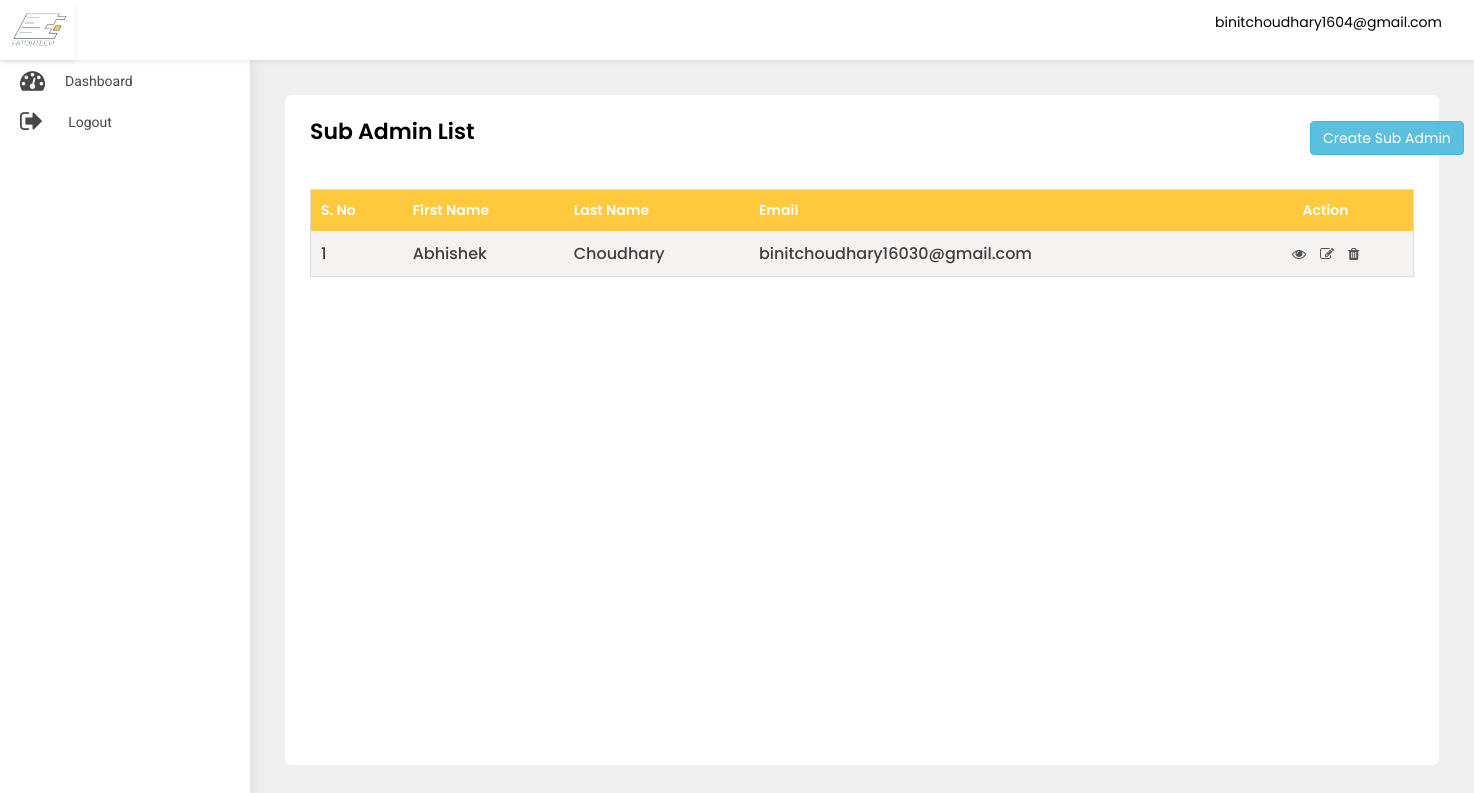
Page /adminpanel/sub-admin-list/ (signed in) on the earlier database version.
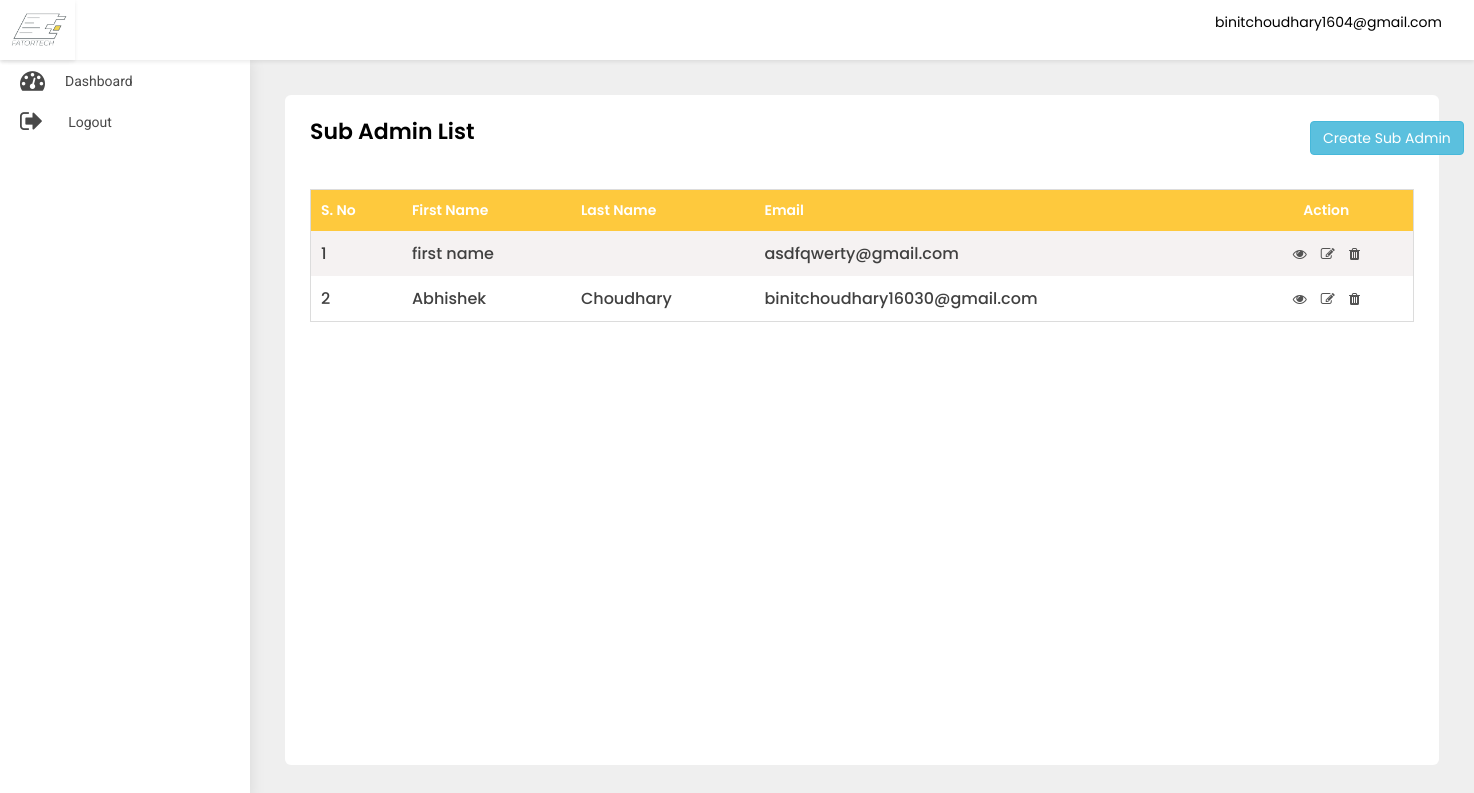
Same page on the later database version.
### src/models.py (models this page shows)
class User(AbstractBaseUser, PermissionsMixin):
    first_name = models.CharField(default='first name', max_length=100)
    last_name = models.CharField(default='', max_length=100, null=True, blank=True)
    email = models.CharField(default='', max_length=255, unique=True)
    country_code = models.CharField(default='+91', max_length=10)
    phone_number = models.CharField(default='', max_length=18)
    profile_pic = models.ImageField(default='default_profile.png', null=True, blank=True)
    device_token = models.CharField(default='', max_length=500, null=True, blank=True)
    password = models.CharField(default='', max_length=100)
    confirm_password = models.CharField(default='', max_length=100)
    is_merchant = models.BooleanField(default=False)
    is_subadmin = models.BooleanField(default=False)
    created_at = models.DateTimeField(auto_now_add=True)
    is_active = models.BooleanField(default=True)
    is_staff = models.BooleanField(default=False)
    can_manage_merchant = models.BooleanField(default=False)
    can_manage_category = models.BooleanField(default=False)
    can_manage_branch = models.BooleanField(default=False)
    can_manage_receipts = models.BooleanField(default=False)
    can_manage_dashboard = models.BooleanField(default=False)
    objects = UserManager()
    USERNAME_FIELD = 'email'
    class Meta:
        ordering = ('-created_at',)

### adminpanel/views.py (the view)
# urls.py: path('sub-admin-list/', SubAdminList.as_view(), name='sub-admin-list'),
class SubAdminList(LoginRequiredMixin, ListView):
    login_url = 'adminpanel:login'
    model = User
    template_name = 'sub-admin-list.html'
    def get(self, request, *args, **kwargs):
        user = User.objects.filter(is_subadmin=True)
        return render(self.request, 'sub-admin-list.html', {'object_list': user})

### adminpanel/templates/sub-admin-list.html (shortened to what this page needs)
{% extends 'base-ereceipt.html' %}
{% block body %}
<div class="WrapperArea">
    <div class="WrapperBox">
        <div class="Small-Wrapper">
            <h4 class="Title">Sub Admin List</h4>
            <a href="{% url 'adminpanel:add-sub-admin' %}" class="btn btn-info" style="margin-left:1000px;margin-top:-38px;">Create Sub Admin</a>
            <div class="TableList">
                <div class="dragscroll">
                    <table>
                        <thead>
                        <tr>
                            <th>S. No</th>
                            <th>First Name</th>
                            <th>Last Name</th>
                            <th>Email</th>
                            <th>Action</th>
                        </tr>
                        </thead>
                        <tbody>
                        {% for object in object_list %}
                        <tr>
                            <td>{{forloop.counter}}</td>
                            <td>{{object.first_name}}</td>
                            <td>{{object.last_name}}</td>
                            <td>{{object.email}}</td>
                            <td>
                                <a href="{% url 'adminpanel:sub-admin-detail' object.id %}"><i class="fa fa-eye"></i></a>
                                <a href="{% url 'adminpanel:update-sub-admin' object.id %}"><i class="fa fa-edit"></i></a>
                                <a href="{% url 'adminpanel:delete-sub-admin' object.id %}"><i class="fa fa-trash"></i></a>
                            </td>
                        </tr>
                        {% endfor %}
                        </tbody>
                    </table>
                </div>
            </div>
        </div>
    </div>
</div>
{% endblock body %}

### adminpanel/templates/base-ereceipt.html (shortened to what this page needs)
{% load static %}
<head>
    <link rel="stylesheet" type="text/css" href="{% static 'adminpanel/css/select2.min.min.css' %}">
    <link type="text/css" rel="stylesheet" href="{% static 'adminpanel/css/style.css' %}">
    <link rel="stylesheet" href="{% static 'adminpanel/css/media.css' %}">
</head>
<body>
<div class="Header">
    <div class="Logo">
        <img src="{% static 'adminpanel/images/logo.jpg' %}">
    </div>
    <div class="Navigation">
        {% if user.is_authenticated %}
        <div class="Avater">
            <a href="javascript:void(0);">
                {{user}} </a>
        </div>
        {% endif %}
    </div>
</div>
<div class="SidenavBar">
    <ul>
        {% if user.is_superuser %}
        <li class="nav-item nav-link {% if request.resolver_match.view_name  == 'adminpanel:dashboard' %}active{% endif %}">
            <a href="{% url 'adminpanel:dashboard'  %}">
                <span><i class="fa fa-tachometer"></i></span> Dashboard
            </a>
        </li>
        <li class="nav-item nav-link {% if request.resolver_match.view_name  == 'adminpanel:users-list' %}active{% endif %}">
            <a href="{% url 'adminpanel:users-list' %}">
                <span><i class="fa fa-user"></i></span> User Management
            </a>
        </li>
        <li class="nav-item nav-link {% if request.resolver_match.view_name  == 'adminpanel:category' %}active{% endif %}">
            <a href="{% url 'adminpanel:category' %}">
                <span><i class="fa fa-list"></i></span> Add Category
            </a>
        </li>
        <li class="nav-item nav-link {% if request.resolver_match.view_name  == 'adminpanel:category-list' %}active{% endif %}">
            <a href="{% url 'adminpanel:category-list' %}">
                <span><i class="fa fa-list-alt"></i></span>Category List
            </a>
        </li>
        <li class="nav-item nav-link {% if request.resolver_match.view_name  == 'adminpanel:add-merchant' %}active{% endif %}">
            <a href="{% url 'adminpanel:add-merchant' %}">
                <span><i class="fa fa-user-plus"></i></span> Add Merchant
            </a>
        </li>
        <li class="nav-item nav-link {% if request.resolver_match.view_name  == 'adminpanel:add-sub-admin' %}active{% endif %}">
            <a href="{% url 'adminpanel:add-sub-admin' %}">
                <span><i class="fa fa-user-plus"></i></span> Add Sub Admin
            </a>
        </li>
        <li class="nav-item nav-link {% if request.resolver_match.view_name  == 'adminpanel:add-branch' %}active{% endif %}">
            <a href="{% url 'adminpanel:add-branch' %}">
                <span><i class="fa fa-building-o"></i></span> Add Branch
            </a>
        </li>
        <li class="nav-item nav-link {% if request.resolver_match.view_name  == 'adminpanel:branch-list' %}active{% endif %}">
            <a href="{% url 'adminpanel:branch-list' %}">
                <span><i class="fa fa-building"></i></span>Branch Management
            </a>
        </li>
        <li class="nav-item nav-link {% if request.resolver_match.view_name  == 'adminpanel:banner-list' %}active{% endif %}">
            <a href="{% url 'adminpanel:banner-list' %}">
                <span><i class="fa fa-image"></i></span>Banner Management
            </a>
        </li>
        <li class="nav-item nav-link {% if request.resolver_match.view_name  == 'adminpanel:sub-admin-list' %}active{% endif %}">
            <a href="{% url 'adminpanel:sub-admin-list' %}">
                <span><i class="fa fa-users"></i></span>Sub Admin Management
            </a>
        </li>
        <li class="nav-item nav-link {% if request.resolver_match.view_name  == 'adminpanel:merchant-list' %}active{% endif %}">
            <a href="{% url 'adminpanel:merchant-list' %}">
                <span><i class="faImg"><img src="{% static 'adminpanel/images/profession.svg' %}" alt="paid"
                                            class="img-fluid"></i></span>
                <p>Merchant Management</p>
            </a>
        </li>
        <li class="nav-item nav-link {% if request.resolver_match.view_name  == 'adminpanel:receipt-list' %}active{% endif %}">
            <a href="{% url 'adminpanel:receipt-list' %}">
                <span><i class="faImg"><img src="{% static 'adminpanel/images/transaction.svg' %}" alt="paid"
                                            class="img-fluid"></i></span>
                <p>Receipts Management</p>
            </a>
        </li>
        <li class="nav-item nav-link {% if request.resolver_match.view_name  == 'adminpanel:send-notification' %}active{% endif %}">
            <a href="{% url 'adminpanel:send-notification' %}">
                <span><i class="fa fa-bell"></i></span>
                <p>Push Notification</p>
            </a>
        </li>
        <li class="nav-item nav-link {% if request.resolver_match.view_name  == 'adminpanel:static-content' %}active{% endif %}">
            <a href="{% url 'adminpanel:static-content' %}">
                <span><i class="fa fa-font"></i></span>
                <p>Static content Management</p>
            </a>
        </li>
        <li class="nav-item nav-link {% if request.resolver_match.view_name  == 'logout' %}active{% endif %}">
            <a href="{% url 'logout' %}">
                <span><i class="fa fa-sign-out"></i></span>
                <p>Logout</p>
            </a>
        </li>
        {% else %}
        <li class="nav-item nav-link {% if request.resolver_match.view_name  == 'adminpanel:dashboard' %}active{% endif %}">
            <a href="{% url 'adminpanel:dashboard'  %}">
                <span><i class="fa fa-tachometer"></i></span> Dashboard
            </a>
        </li>
        <li class="nav-item nav-link {% if request.resolver_match.view_name  == 'logout' %}active{% endif %}">
            <a href="{% url 'logout' %}">
                <span><i class="fa fa-sign-out"></i></span>
                <p>Logout</p>
            </a>
        </li>
        {% endif %}
    </ul>
</div>
{% block body %}
{% endblock body %}
</body>
</html>

### static/adminpanel/css/style.css (style rules this page uses)
body { margin: 0; padding: 0; font-family: 'Poppins', sans-serif !important; font-size: 13px; color: #3a3a3a; font-weight: 400; }
* { margin: 0px; padding: 0px; }
h1, h2, h3, h4, h5, h6, p { margin: 0; padding: 0; }
ul, li, ol { list-style-type: none; margin: 0; padding: 0; }
a { text-decoration: none; outline: none; }
img { border: 0; outline: none; max-width: 100%; }
table { width: 100%; }
p { margin: 0; padding: 0; }
.Header { box-shadow: 0 2px 4px rgba(0, 0, 0, .08); -webkit-box-shadow: 0 2px 4px rgba(0, 0, 0, .08); position: fixed; width: 100%; left: 0; top: 0; background-color: #fff; z-index: 99 }
.Header .Logo { width: 75px; text-align: center; padding: 5px 0; float: left; height: 60px; box-shadow: 0 2px 4px rgba(0, 0, 0, .08); }
.Header .Logo img { height: 100%; width: 100%; object-fit: cover; }
.Header .Navigation { transition: all 0.2s ease; margin-left: 235px; padding: 7px 3.2rem; width: calc(100% - 235px); text-align: right; height: 60px }
.Header .Navigation .Avater { margin: 5px 0 5px 30px; position: relative; display: inline-block }
.Header .Navigation .Avater a { display: flex; align-items: center; font-size: 14px; color: #000 }
.SidenavBar { height: calc(100% - 60px); position: fixed; width: 250px; top: 60px; padding: 0; overflow: auto; box-shadow: 0 0 15px rgba(0, 0, 0, .1); background-color: #fff; z-index: 2; transition: 0.2s all ease-in-out; }
.SidenavBar ul { margin: 0 }
.SidenavBar ul li { margin: 0 }
.SidenavBar ul li a { display: flex; cursor: pointer; padding: 8px 20px 8px 20px; transition: 0.2s all ease-in-out; color: #484848; font-family: "Roboto"; font-size: 14px; text-transform: capitalize; position: relative; align-items: center; overflow: hidden; white-space: nowrap; }
.SidenavBar ul li a span { font-size: 25px; margin-right: 20px; }
.SidenavBar ul li:nth-child(2) a span { margin-right: 25px; }
.WrapperArea { margin-left: 250px; flex: 1 1 auto; display: flex; flex-direction: column; margin-top: 60px; transition: 0.2s all ease-in-out; background-color: #efefef; }
.WrapperArea .WrapperBox { padding: 35px; background-color: #efefef; min-height: calc(100vh - 60px) }
.Small-Wrapper { background-color: #fff; padding: 25px; border-radius: 6px; height: 100%; min-height: calc(100vh - 130px); }
h4.Title { margin: 0 0 15px; font-weight: 600; color: #000; text-transform: capitalize; font-size: 22px; display:inline-block; }
.TableList table { border: 1px solid #dcdcdc }
.TableList table tr:nth-child(odd) { background-color: #f5f2f2 }
.TableList table tr th, .TableList table tr td { padding: 10px 10px }
.TableList table tr th { background-color: #fec93d; font-weight: 600; text-transform: capitalize; color: #fff; font-size: 14px; background-image: url(../images/sorting.png); background-repeat: no-repeat; background-position: 96% 50% }
.TableList table tr td { font-weight: 500; color: #404040 }
.TableList table tr th:last-child, .TableList table tr td:last-child { text-align: center; min-width: 105px }
.TableList table tr td:last-child a { color: #545454; margin: 0 5px; font-size: 14px; display: inline-block }
.dragscroll { overflow: auto; }
.TableList { margin-top:30px; }

Differences in the rows shown:
added User: first_name "first name", email "asdfqwerty@gmail.com"
